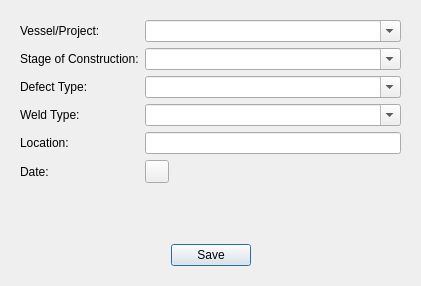
<?xml version="1.0" encoding="UTF-8"?>
<ui version="4.0">
 <class>Dialog</class>
 <widget class="QDialog" name="Dialog">
  <property name="geometry">
   <rect>
    <x>0</x>
    <y>0</y>
    <width>421</width>
    <height>286</height>
   </rect>
  </property>
  <property name="windowTitle">
   <string>Dialog</string>
  </property>
  <layout class="QGridLayout" name="gridLayout_2">
   <property name="leftMargin">
    <number>20</number>
   </property>
   <property name="topMargin">
    <number>20</number>
   </property>
   <property name="rightMargin">
    <number>20</number>
   </property>
   <property name="bottomMargin">
    <number>20</number>
   </property>
   <item row="0" column="0">
    <layout class="QFormLayout" name="formLayout">
     <item row="0" column="0">
      <widget class="QLabel" name="vessel_label">
       <property name="text">
        <string>Vessel/Project:</string>
       </property>
      </widget>
     </item>
     <item row="0" column="1">
      <widget class="QComboBox" name="vessel_comboBox">
       <property name="editable">
        <bool>true</bool>
       </property>
      </widget>
     </item>
     <item row="1" column="0">
      <widget class="QLabel" name="SOC_Label">
       <property name="text">
        <string>Stage of Construction:</string>
       </property>
      </widget>
     </item>
     <item row="1" column="1">
      <widget class="QComboBox" name="SOC_comboBox">
       <property name="editable">
        <bool>true</bool>
       </property>
      </widget>
     </item>
     <item row="2" column="0">
      <widget class="QLabel" name="Defect_Label">
       <property name="text">
        <string>Defect Type:</string>
       </property>
      </widget>
     </item>
     <item row="2" column="1">
      <widget class="QComboBox" name="defecttype_comboBox">
       <property name="editable">
        <bool>true</bool>
       </property>
      </widget>
     </item>
     <item row="3" column="0">
      <widget class="QLabel" name="Weldtype_labe">
       <property name="text">
        <string>Weld Type:</string>
       </property>
      </widget>
     </item>
     <item row="3" column="1">
      <widget class="QComboBox" name="wledtype_comboBox">
       <property name="editable">
        <bool>true</bool>
       </property>
      </widget>
     </item>
     <item row="4" column="0">
      <widget class="QLabel" name="location_label">
       <property name="text">
        <string>Location:</string>
       </property>
      </widget>
     </item>
     <item row="4" column="1">
      <widget class="QLineEdit" name="location_lineEdit"/>
     </item>
     <item row="5" column="0">
      <widget class="QLabel" name="date_label">
       <property name="text">
        <string>Date:</string>
       </property>
      </widget>
     </item>
     <item row="5" column="1">
      <widget class="QToolButton" name="toolButton">
       <property name="text">
        <string/>
       </property>
      </widget>
     </item>
    </layout>
   </item>
   <item row="1" column="0">
    <layout class="QGridLayout" name="gridLayout">
     <item row="0" column="0">
      <spacer name="horizontalSpacer">
       <property name="orientation">
        <enum>Qt::Horizontal</enum>
       </property>
       <property name="sizeHint" stdset="0">
        <size>
         <width>148</width>
         <height>20</height>
        </size>
       </property>
      </spacer>
     </item>
     <item row="0" column="1">
      <widget class="QPushButton" name="save_pushButton">
       <property name="text">
        <string>Save</string>
       </property>
      </widget>
     </item>
     <item row="0" column="2">
      <spacer name="horizontalSpacer_2">
       <property name="orientation">
        <enum>Qt::Horizontal</enum>
       </property>
       <property name="sizeHint" stdset="0">
        <size>
         <width>148</width>
         <height>20</height>
        </size>
       </property>
      </spacer>
     </item>
    </layout>
   </item>
  </layout>
 </widget>
 <resources/>
 <connections/>
</ui>
